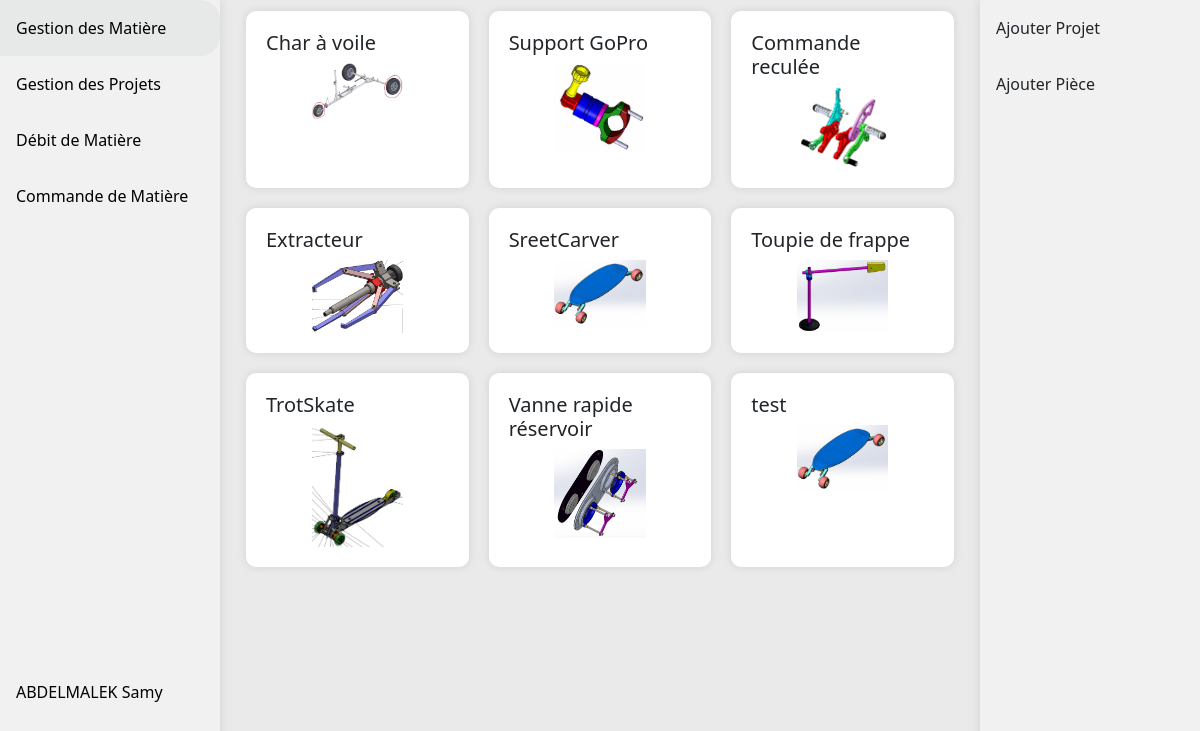
The app's page /gestionProjet.php (signed in) with its own data.
### tables this page shows
CREATE TABLE IF NOT EXISTS `projet` (
  `id_projet` int NOT NULL AUTO_INCREMENT,
  `nom` varchar(100) NOT NULL,
  `img` varchar(100) NOT NULL,
  PRIMARY KEY (`id_projet`)
);

### php/SQLConnexion.php (called while the page is built, shortened)
<?php
class SQLConnexion {
    private $conn;
    public function __construct()
    {
        $servername = "localhost";
        $username = "root";
        $password = "";
        $bddname = "gestionStock";
        try {
            $this->conn = new PDO("mysql:host=$servername;dbname=".$bddname, $username, $password);
            $this->conn->setAttribute(PDO::ATTR_ERRMODE, PDO::ERRMODE_EXCEPTION);
        } catch(PDOException $e) {
        }
    }
    public function conbdd(): PDO {
        return $this->conn;
    }
}

### html/gestionProjet.php (the view, shortened to what this page needs)
        <!DOCTYPE html>
<html lang="en" xmlns="http://www.w3.org/1999/html">
<head>
    <link href="https://cdn.jsdelivr.net/npm/bootstrap@5.1.3/dist/css/bootstrap.min.css" rel="stylesheet">
    <link rel="stylesheet" href="https://use.fontawesome.com/releases/v6.4.2/css/all.css" />
    <link rel="stylesheet" href="https://cdn.datatables.net/1.13.7/css/jquery.dataTables.css" />
    <link rel="stylesheet" href="../css/styles.css"/>
</head>
<body>
<?php
include '../php/SQLConnexion.php';
$conn = new SQLConnexion();
$req = $conn->conbdd()->query("SELECT * FROM projet");
$resProjet = $req->fetchAll();
?>
<div class="side-bar-big">
    <a class="gestionMatiere" href="gestionMatiere.php">Gestion des Matière</a>
    <a class="gestionProjet" href="gestionProjet.php">Gestion des Projets</a>
    <a class="debitMatiere" href="debitMatiere.php">Débit de Matière</a>
    <a class="commandMatiere" href="commandeMatiere.php">Commande de Matière</a>
    <a class="account" href="#"><?=$_SESSION['nom'] . " " . $_SESSION['prenom']?></a>
</div>
<div class="side-bar-action">
    <a onclick="afficher()">Ajouter Projet</a>
    <a onclick="afficherPiece()">Ajouter Pièce</a>
</div>
<div class="content" style="">
    <?php
    foreach ($resProjet as $projet) {
    ?>
    <div class="case" onclick="">
        <h5><?=$projet["nom"]?></h5>
        <img src="projetLestrelin/<?= $projet["img"]?>">
    </div>
    <?php }?>
</div>
</body>
</html>

### css/styles.css (style rules this page uses)
html, body { height: 100%; background-color: #eaeaea; }
.side-bar-action { right: 0; margin: 0; padding: 0; width: 220px; background-color: #f1f1f1; position: fixed; height: 100%; overflow: auto; box-shadow: 0 0 10px rgba(0, 0, 0, 0.1); }
.side-bar-action a { display: block; color: black; padding: 16px; text-decoration: none; }
.side-bar-big { margin: 0; padding: 0; width: 220px; background-color: #f1f1f1; position: fixed; height: 100%; overflow: auto; box-shadow: 0 0 10px rgba(0, 0, 0, 0.1); }
.side-bar-big a { display: block; color: black; padding: 16px; text-decoration: none; }
.side-bar-big a.account { display: block; color: black; padding: 16px; text-decoration: none; margin-top: 200%; }
div.content { background-color: #eaeaea; margin-right:220px; margin-left: 220px; padding: 1px 16px; }
.content { display: flex; flex-wrap: wrap; }
.case img { width: 50%; height: auto; display:block; margin-left:auto; margin-right: auto; }
.case { margin: 10px; width: calc(33.33% - 20px); background-color: #fff; padding: 20px; border-radius: 10px; box-shadow: 0 0 10px rgba(0, 0, 0, 0.1); display: inline-block; box-sizing: border-box; }

### records on screen
projet: nom "Char à voile", img (picture)
projet: nom "Support GoPro", img (picture)
projet: nom "Commande reculée", img (picture)
projet: nom "Extracteur", img (picture)
projet: nom "SreetCarver", img (picture)
projet: nom "Toupie de frappe", img (picture)
projet: nom "TrotSkate", img (picture)
projet: nom "Vanne rapide réservoir", img (picture)
projet: nom "test", img (picture)

### other values on screen
$_SESSION['nom'] "ABDELMALEK"
$_SESSION['prenom'] "Samy"
